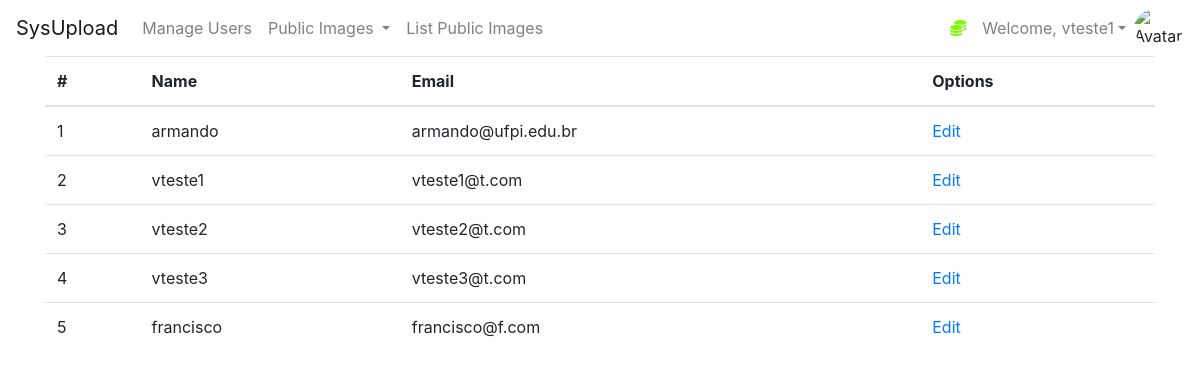
The page /myapp (signed in) on the database its author committed.
### myapp/dao.py (models this page shows, shortened)
class User(db.Model, UserMixin):
    id = db.Column(db.Integer(), primary_key=True)
    username = db.Column(db.String(length=30), nullable=False, unique=True)
    email_address = db.Column(db.String(length=50), nullable=False, unique=True)
    password_hash = db.Column(db.String(length=60), nullable=False)
    my_files = db.relationship('File', secondary=user_files, backref='myfiles')
    @property
    def password(self):
        return self.password

### myapp/main.py (the view)
@app.route('/myapp')
@login_required
def myapp_page():
    usersCollection = Users()
    users = usersCollection.list_all_users()
    return render_template('user/myapp.html', users=users)

### myapp/dao.py (called while the page is built)
@login_manager.user_loader
def load_user(user_id):
    return User.query.get(int(user_id))

    def list_all_users(self):
        return User.query.all()

### myapp/templates/user/myapp.html (shortened to what this page needs)
{% extends 'base.html' %}
{% block content %}
<div class="container">
  <div class="table-responsive">
    <table class="table table-hover">
      <thead>
        <tr>
          <th>#</th>
          <th>Name</th>
          <th>Email</th>
          <th>Options</th>
        </tr>
      </thead>
      <tbody>
        {% for user in users %}
        <tr>
          <td>{{ loop.index }}</td>
          <td>{{ user.username }}</td>
          <td>{{ user.email_address}} </td>
          <td><a href="{{ url_for('edit_user', id=user.id) }}">Edit</a></td>
        </tr>
        {% endfor %}
      </tbody>
    </table>
  </div>
</div>
{% endblock %}

### myapp/templates/base.html (shortened to what this page needs)
<!doctype html>
<html lang="en">
   <head>
      <link rel="stylesheet" href="https://cdn.jsdelivr.net/npm/bootstrap@4.5.3/dist/css/bootstrap.min.css">
   </head>
   <body>
    <nav class="navbar navbar-expand-md navbar-light">
      <a class="navbar-brand" href="{{ url_for('dashboard_page') }} ">SysUpload</a>
      <div class="collapse navbar-collapse" id="navbarNav">
          {% if current_user.is_authenticated %}
            <ul class="navbar-nav mr-auto">
                <li class="nav-item">
                     <a class="nav-link" href="{{ url_for('pagination_page') }}">Manage Users</a>
                </li>
                <li class="nav-item dropdown">
                    <a class="nav-link dropdown-toggle" href="#" id="navbardrop1" data-toggle="dropdown">
                    Public Images
                    </a>
                </li>
                <li class="nav-item">
                    <a class="nav-link" href="{{ url_for('pagination_list_files_page') }}">List Public Images</a>
                </li>
            </ul>
            <ul class="navbar-nav">
                <li class="nav-item">
                    <a class="nav-link" style="color: lawngreen; font-weight: bold">
                        <i class="fas fa-coins"></i>
                    </a>
                </li>
                <li class="nav-item dropdown">
                    <a class="nav-link dropdown-toggle" href="#" id="navbardropprofile" data-toggle="dropdown">Welcome, {{ current_user.username }}</a>
                </li>
                <img src="{{ url_for('static', filename='img/anonymous2.png') }}" class="rounded-circle" style="width: 50px;" alt="Avatar">
            </ul>
          {% endif %}
      </div>
    </nav>
      {% block content %}
      {% endblock %}
   </body>
</html>

### rows shown on the page
User: username "vteste1", email_address "vteste1@t.com"
User: username "armando", email_address "armando@ufpi.edu.br"
User: username "vteste2", email_address "vteste2@t.com"
User: username "vteste3", email_address "vteste3@t.com"
User: username "francisco", email_address "francisco@f.com"
